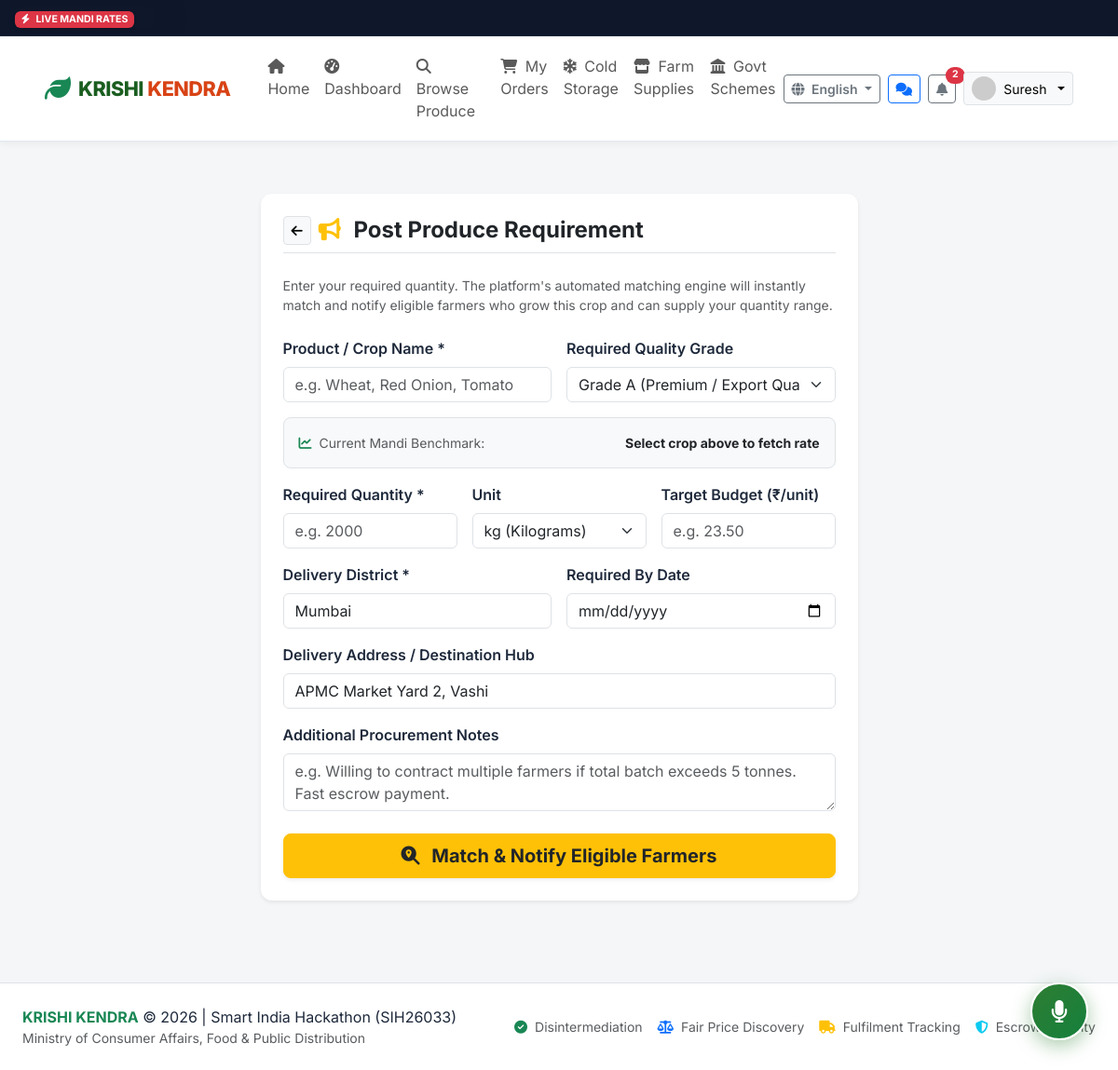
The page /buyer/post-requirement (signed in) on the database its author committed.
### app/models.py (models this page shows, shortened)
class User(db.Model):
    __tablename__ = 'users'
    id = db.Column(db.Integer, primary_key=True)
    custom_id = db.Column(db.String(32), unique=True, nullable=False, index=True) # e.g. FK-2026-1001, BK-2026-2001, ADM-001
    phone = db.Column(db.String(15), unique=True, nullable=False, index=True)
    password_hash = db.Column(db.String(255), nullable=True)
    role = db.Column(db.String(20), nullable=False, default='farmer') # farmer, buyer, admin
    name = db.Column(db.String(120), nullable=False)
    profile_image = db.Column(db.String(255), default='default_avatar.png')
    preferred_language = db.Column(db.String(10), default='en') # en, hi, mr, ta, te
    is_verified = db.Column(db.Boolean, default=False)
    verification_status = db.Column(db.String(20), default='none') # none, pending, approved, rejected
    gov_id_type = db.Column(db.String(50), nullable=True) # Aadhaar, Voter Card, Kisan Credit Card
    gov_id_masked = db.Column(db.String(50), nullable=True) # e.g. "XXXX-XXXX-1234" (Never store full plaintext)
    verification_doc = db.Column(db.String(255), nullable=True)
    verification_rejection_reason = db.Column(db.String(255), nullable=True)
    is_active = db.Column(db.Boolean, default=True)
    created_at = db.Column(db.DateTime, default=datetime.utcnow)
    updated_at = db.Column(db.DateTime, default=datetime.utcnow, onupdate=datetime.utcnow)
    farmer_profile = db.relationship('FarmerProfile', backref='user', uselist=False, cascade='all, delete-orphan')
    buyer_profile = db.relationship('BuyerProfile', backref='user', uselist=False, cascade='all, delete-orphan')
    inventories = db.relationship('Inventory', backref='farmer', lazy='dynamic', cascade='all, delete-orphan')
    requirements = db.relationship('Requirement', backref='buyer', lazy='dynamic', cascade='all, delete-orphan')
    notifications = db.relationship('Notification', backref='user', lazy='dynamic', cascade='all, delete-orphan')

class BuyerProfile(db.Model):
    __tablename__ = 'buyer_profiles'
    id = db.Column(db.Integer, primary_key=True)
    user_id = db.Column(db.Integer, db.ForeignKey('users.id', ondelete='CASCADE'), nullable=False, unique=True)
    business_name = db.Column(db.String(150), default='Fresh Harvest Traders')
    business_type = db.Column(db.String(80), default='Wholesale Trader') # Wholesale Trader, Retailer, Apartment Buying Club, Consumer, Processor
    gst_number = db.Column(db.String(30), nullable=True)
    address = db.Column(db.String(255), default='')
    district = db.Column(db.String(100), default='Mumbai')
    state = db.Column(db.String(100), default='Maharashtra')
    pincode = db.Column(db.String(10), default='400001')
    latitude = db.Column(db.Float, nullable=True, default=19.0760)
    longitude = db.Column(db.Float, nullable=True, default=72.8777)
    description = db.Column(db.Text, default='Procuring direct-from-farm produce at transparent fair prices.')
    share_phone_consent = db.Column(db.Boolean, default=False)
    rating = db.Column(db.Float, default=4.9)
    total_reviews = db.Column(db.Integer, default=8)

### app/routes/buyer.py (the view, shortened to what this page needs)
@buyer_bp.route('/post-requirement', methods=['GET', 'POST'])
@buyer_required
def post_requirement():
    user = g.user
    products = Product.query.filter_by(is_active=True).all()
    return render_template('buyer/post_requirement.html', user=user, products=products)

### app/templates/buyer/post_requirement.html (shortened to what this page needs)
{% extends "base.html" %}
{% block content %}
<div class="container py-4">
  <div class="row justify-content-center">
    <div class="col-lg-7">
      <div class="k-card shadow-sm border-0 p-4">
        <div class="d-flex align-items-center gap-2 mb-4 pb-2 border-bottom">
          <a href="{{ url_for('buyer.dashboard') }}" class="btn btn-sm btn-light border"><i class="fas fa-arrow-left"></i></a>
          <h4 class="fw-bold mb-0 text-dark"><i class="fas fa-bullhorn text-warning me-2"></i> Post Produce Requirement</h4>
        </div>
        <p class="text-muted small mb-4">
          Enter your required quantity. The platform's automated matching engine will instantly match and notify eligible farmers who grow this crop and can supply your quantity range.
        </p>
        <form method="POST" action="{{ url_for('buyer.post_requirement') }}">
          <div class="row g-3 mb-3">
            <div class="col-md-6">
              <label class="form-label fw-semibold">Product / Crop Name *</label>
              <input type="text" id="offer-commodity-select" name="product_name" class="form-control" placeholder="e.g. Wheat, Red Onion, Tomato" required list="buyerProductList" autofocus>
            </div>
            <div class="col-md-6">
              <label class="form-label fw-semibold">Required Quality Grade</label>
              <select name="required_quality" class="form-select">
                <option value="Grade A (Premium)" selected>Grade A (Premium / Export Quality)</option>
              </select>
            </div>
          </div>
          <div class="p-3 bg-light rounded-3 mb-3 border">
            <div class="d-flex justify-content-between align-items-center">
              <span class="small text-muted"><i class="fas fa-chart-line text-success me-1"></i> Current Mandi Benchmark:</span>
              <span id="mandi-benchmark-display" class="small text-dark fw-bold">Select crop above to fetch rate</span>
            </div>
          </div>
          <div class="row g-3 mb-3">
            <div class="col-md-4">
              <label class="form-label fw-semibold">Required Quantity *</label>
              <input type="number" step="0.5" name="required_quantity" class="form-control" placeholder="e.g. 2000" required>
            </div>
            <div class="col-md-4">
              <label class="form-label fw-semibold">Unit</label>
              <select id="offer-unit-select" name="unit" class="form-select">
                <option value="kg" selected>kg (Kilograms)</option>
              </select>
            </div>
            <div class="col-md-4">
              <label class="form-label fw-semibold">Target Budget (₹/unit)</label>
              <input type="number" step="0.5" id="offer-price-input" name="target_price_per_unit" class="form-control" placeholder="e.g. 23.50">
            </div>
          </div>
          <div class="row g-3 mb-3">
            <div class="col-md-6">
              <label class="form-label fw-semibold">Delivery District *</label>
              <input type="text" name="delivery_district" class="form-control" value="{{ user.buyer_profile.district if user.buyer_profile else 'Mumbai' }}" required>
            </div>
            <div class="col-md-6">
              <label class="form-label fw-semibold">Required By Date</label>
              <input type="date" name="required_by_date" class="form-control">
            </div>
          </div>
          <div class="mb-3">
            <label class="form-label fw-semibold">Delivery Address / Destination Hub</label>
            <input type="text" name="delivery_location" class="form-control" value="{{ user.buyer_profile.address if user.buyer_profile else 'Wholesale Market Warehouse' }}" placeholder="Warehouse address">
          </div>
          <div class="mb-4">
            <label class="form-label fw-semibold">Additional Procurement Notes</label>
            <textarea name="additional_notes" class="form-control" rows="2" placeholder="e.g. Willing to contract multiple farmers if total batch exceeds 5 tonnes. Fast escrow payment."></textarea>
          </div>
          <div class="d-grid">
            <button type="submit" class="btn btn-warning text-dark btn-lg fw-bold shadow-sm">
              <i class="fas fa-search-location me-2"></i> Match & Notify Eligible Farmers
            </button>
          </div>
        </form>
      </div>
    </div>
  </div>
</div>
{% endblock %}

### app/templates/base.html (shortened to what this page needs)
<!DOCTYPE html>
<html lang="{{ current_lang }}">
<head>
  <link href="https://cdn.jsdelivr.net/npm/bootstrap@5.3.3/dist/css/bootstrap.min.css" rel="stylesheet">
  <link rel="stylesheet" href="https://cdnjs.cloudflare.com/ajax/libs/font-awesome/6.5.1/css/all.min.css">
  <link rel="stylesheet" href="{{ url_for('static', filename='css/style.css') }}">
</head>
<body class="{% if current_user and current_user.role == 'farmer' %}theme-farmer{% elif current_user and current_user.role == 'buyer' %}theme-buyer{% elif current_user and current_user.role == 'admin' %}theme-admin{% endif %}">
  <div class="mandi-ticker">
    <div class="mandi-ticker-badge">
      <span class="badge bg-danger shadow-sm"><i class="fas fa-bolt me-1"></i> LIVE MANDI RATES</span>
    </div>
    <div class="mandi-ticker-track">
      <div class="ticker-wrap">
      </div>
    </div>
  </div>
  <nav class="navbar navbar-expand-lg navbar-krishi sticky-top">
    <div class="container-fluid px-lg-4">
      <a class="navbar-brand d-flex align-items-center" href="{{ url_for('main.index') }}">
        <i class="fas fa-leaf text-success fs-3 me-2"></i>
        <div class="brand-title">
          KRISHI <span>KENDRA</span>
        </div>
      </a>
      <div class="collapse navbar-collapse" id="navbarKrishiContent">
        <ul class="navbar-nav me-auto mb-2 mb-lg-0 ms-lg-3">
          <li class="nav-item">
            <a class="nav-link {% if request.endpoint == 'main.index' %}active fw-bold{% endif %}" href="{{ url_for('main.index') }}"><i class="fas fa-home me-1"></i> <span data-i18n="nav_home">Home</span></a>
          </li>
          {% if current_user %}
            {% if current_user.role == 'farmer' %}
              <li class="nav-item">
                <a class="nav-link {% if request.endpoint == 'farmer.dashboard' %}active text-success fw-bold{% endif %}" href="{{ url_for('farmer.dashboard') }}"><i class="fas fa-tachometer-alt me-1"></i> <span data-i18n="nav_dashboard">Dashboard</span></a>
              </li>
              <li class="nav-item">
                <a class="nav-link {% if request.endpoint == 'farmer.inventory' or request.endpoint == 'farmer.add_produce' %}active text-success fw-bold{% endif %}" href="{{ url_for('farmer.inventory') }}"><i class="fas fa-boxes me-1"></i> <span data-i18n="nav_inventory">My Inventory</span></a>
              </li>
              <li class="nav-item">
                <a class="nav-link {% if request.endpoint == 'farmer.orders' %}active text-success fw-bold{% endif %}" href="{{ url_for('farmer.orders') }}"><i class="fas fa-handshake me-1"></i> <span data-i18n="nav_orders">Orders</span></a>
              </li>
            {% elif current_user.role == 'buyer' %}
              <li class="nav-item">
                <a class="nav-link " href="{{ url_for('buyer.dashboard') }}"><i class="fas fa-tachometer-alt me-1"></i> <span data-i18n="nav_dashboard"></span></a>
              </li>
              <li class="nav-item">
                <a class="nav-link {% if request.endpoint == 'buyer.browse' %}active text-warning fw-bold{% endif %}" href="{{ url_for('buyer.browse') }}"><i class="fas fa-search me-1"></i> Browse Produce</a>
              </li>
              <li class="nav-item">
                <a class="nav-link {% if request.endpoint == 'buyer.orders' %}active text-warning fw-bold{% endif %}" href="{{ url_for('buyer.orders') }}"><i class="fas fa-shopping-cart me-1"></i> My Orders</a>
              </li>
            {% elif current_user.role == 'admin' %}
              <li class="nav-item">
                <a class="nav-link {% if 'admin.' in (request.endpoint or '') %}active text-primary fw-bold{% endif %}" href="{{ url_for('admin.dashboard') }}"><i class="fas fa-shield-alt me-1"></i> Admin Portal</a>
              </li>
            {% endif %}
          {% endif %}
          <li class="nav-item">
            <a class="nav-link " href="{{ url_for('cold_storage.index') }}"><i class="fas fa-snowflake me-1"></i> <span data-i18n="nav_cold_storage"></span></a>
          </li>
          <li class="nav-item">
            <a class="nav-link " href="{{ url_for('marketplace.index') }}"><i class="fas fa-store me-1"></i> <span data-i18n="nav_marketplace"></span></a>
          </li>
          <li class="nav-item">
            <a class="nav-link {% if 'schemes.' in (request.endpoint or '') %}active fw-bold{% endif %}" href="{{ url_for('schemes.index') }}"><i class="fas fa-landmark me-1"></i> <span data-i18n="nav_schemes">Govt Schemes</span></a>
          </li>
        </ul>
        <div class="d-flex align-items-center gap-2">
          <div class="dropdown">
            <button class="btn btn-sm btn-outline-secondary dropdown-toggle fw-semibold" type="button" data-bs-toggle="dropdown">
              <i class="fas fa-globe me-1"></i> {{ available_languages.get(current_lang, 'Language') }}
            </button>
          </div>
          {% if current_user %}
            <a href="{{ url_for('chat.chat_list') }}" class="btn btn-sm btn-outline-primary position-relative" title="Conversations & Offers">
              <i class="fas fa-comments"></i>
            </a>
            <div class="dropdown">
              <button class="btn btn-sm btn-outline-secondary position-relative" type="button" data-bs-toggle="dropdown" title="Notifications">
                <i class="fas fa-bell"></i>
                {% if unread_notifications_count > 0 %}
                  <span class="position-absolute top-0 start-100 translate-middle badge rounded-pill bg-danger">
                    {{ unread_notifications_count }}
                  </span>
                {% endif %}
              </button>
            </div>
            <div class="dropdown">
              <button class="btn btn-sm btn-light border dropdown-toggle d-flex align-items-center gap-2" type="button" data-bs-toggle="dropdown">
                <img src="{% if current_user.profile_image and current_user.profile_image != 'default_avatar.png' %}{{ url_for('static', filename='uploads/' + current_user.profile_image) }}{% else %}https://ui-avatars.com/api/?name={{ current_user.name }}&background=2e7d32&color=fff{% endif %}" alt="Avatar" class="rounded-circle" width="26" height="26">
                <span>{{ current_user.name.split()[0] }}</span>
              </button>
            </div>
          {% endif %}
        </div>
      </div>
    </div>
  </nav>
  <main class="py-3">
    {% block content %}{% endblock %}
  </main>
  <div class="voice-assistant-fab" id="voiceAssistantFab" title="Click to speak or chat with Krishi Mitra AI Copilot">
    <i class="fas fa-microphone fs-4"></i>
  </div>
  <footer class="bg-white border-top py-4 mt-5">
    <div class="container-fluid px-lg-4 d-flex flex-column flex-md-row justify-content-between align-items-center gap-3">
      <div>
        <span class="fw-bold text-success">KRISHI KENDRA</span> &copy; 2026 | Smart India Hackathon (SIH26033)
        <div class="text-muted small">Ministry of Consumer Affairs, Food & Public Distribution</div>
      </div>
      <div class="d-flex gap-3 small text-muted">
        <span><i class="fas fa-check-circle text-success me-1"></i> Disintermediation</span>
        <span><i class="fas fa-balance-scale text-primary me-1"></i> Fair Price Discovery</span>
        <span><i class="fas fa-truck text-warning me-1"></i> Fulfilment Tracking</span>
        <span><i class="fas fa-shield-alt text-info me-1"></i> Escrow Security</span>
      </div>
    </div>
  </footer>
</body>
</html>

### rows shown on the page
User: name "Suresh"
BuyerProfile: delivery_district "Mumbai", delivery_location "APMC Market Yard 2, Vashi"

### other values the page prints
{{ available_languages.get(current_lang, 'Language') }} "English"
{{ unread_notifications_count }} "2"
